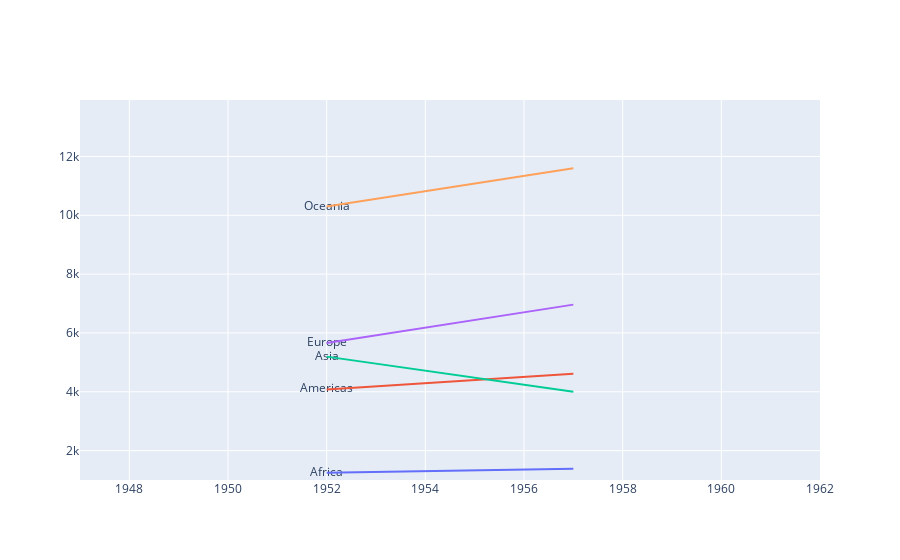

This figure's notebook cell:
### Markdown cell above
### Plotly

### Code cell
import plotly.graph_objects as go

yr_names = [int(x) for x in df["Year"].unique()]
px_df = (
    df.pivot(index="Continent", columns="Year", values="GDP per capita")
    .reset_index()
    .rename(columns=dict(zip(df["Year"].unique(), range(len(df["Year"].unique())))))
)

x_offset = 5

fig1 = go.Figure()
# Draw lines
for index, row in px_df.iterrows():
    fig1.add_shape(
        type="line",
        x0=yr_names[0],
        y0=row[0],
        x1=yr_names[1],
        y1=row[1],
        name=row["Continent"],
        line=dict(color=px.colors.qualitative.Plotly[index]),
    )
    fig1.add_trace(
        go.Scatter(
            x=[yr_names[0]],
            y=[row[0]],
            text=row["Continent"],
            mode="text",
            name=None,
        )
    )


fig1.update_xaxes(range=[yr_names[0] - x_offset, yr_names[1] + x_offset])
fig1.update_yaxes(
    range=[px_df[[0, 1]].min().min() * 0.8, px_df[[0, 1]].max().max() * 1.2]
)
fig1.update_layout(showlegend=False)
fig1.show()

### Figure 1 — Plotly figure (JSON) as saved in the notebook; plotly's stock layout.template omitted (floating-point values rounded to 4 significant figures)
{"data": [{"mode": "text", "text": "Africa", "type": "scatter", "x": [1952], "y": [1253.0]}, {"mode": "text", "text": "Americas", "type": "scatter", "x": [1952], "y": [4079.0]}, {"mode": "text", "text": "Asia", "type": "scatter", "x": [1952], "y": [5195.0]}, {"mode": "text", "text": "Europe", "type": "scatter", "x": [1952], "y": [5661.0]}, {"mode": "text", "text": "Oceania", "type": "scatter", "x": [1952], "y": [10300.0]}], "layout": {"shapes": [{"line": {"color": "#636EFA"}, "name": "Africa", "type": "line", "x0": 1952, "x1": 1957, "y0": 1253.0, "y1": 1385.0}, {"line": {"color": "#EF553B"}, "name": "Americas", "type": "line", "x0": 1952, "x1": 1957, "y0": 4079.0, "y1": 4616.0}, {"line": {"color": "#00CC96"}, "name": "Asia", "type": "line", "x0": 1952, "x1": 1957, "y0": 5195.0, "y1": 4003.0}, {"line": {"color": "#AB63FA"}, "name": "Europe", "type": "line", "x0": 1952, "x1": 1957, "y0": 5661.0, "y1": 6963.0}, {"line": {"color": "#FFA15A"}, "name": "Oceania", "type": "line", "x0": 1952, "x1": 1957, "y0": 10300.0, "y1": 11600.0}], "showlegend": false, "xaxis": {"range": [1947, 1962]}, "yaxis": {"range": [1002.0, 13920.0]}}}
